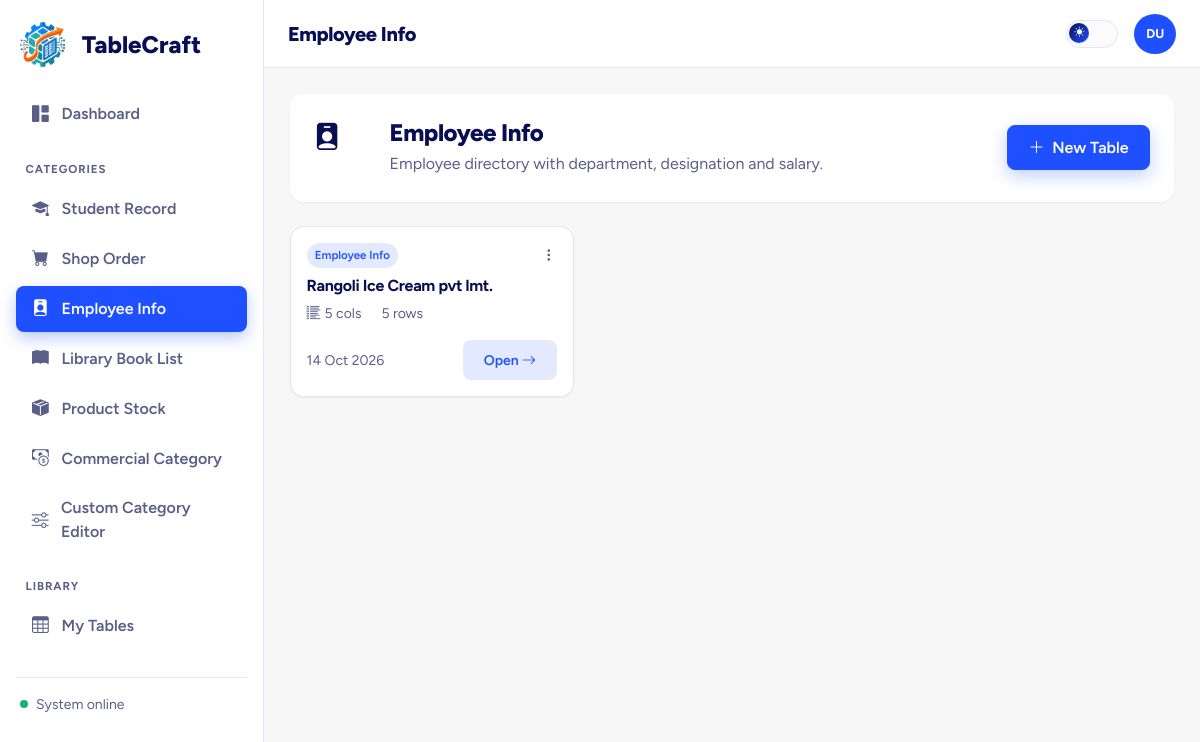
Screenshot of /categories/employee_info.php (signed in) with the database file from the repository.
### tables this page shows
CREATE TABLE IF NOT EXISTS `data_tables` (
  `id` int NOT NULL AUTO_INCREMENT,
  `user_id` int NOT NULL,
  `category` varchar(50) NOT NULL,
  `title` varchar(150) NOT NULL,
  `theme_mode` enum('bright','dark') DEFAULT 'bright',
  `accent_color` varchar(7) DEFAULT '#080E53',
  `font_family` varchar(50) DEFAULT 'Figtree',
  `is_commercial` tinyint(1) DEFAULT '0',
  `created_at` datetime DEFAULT CURRENT_TIMESTAMP,
  `updated_at` datetime DEFAULT CURRENT_TIMESTAMP ON UPDATE CURRENT_TIMESTAMP,
  PRIMARY KEY (`id`),
  KEY `user_id` (`user_id`)
);

### categories/employee_info.php (called while the page is built, shortened)
<?php
require_once __DIR__ . '/../config/db.php';
require __DIR__ . '/../includes/header.php';
$categoryKey = 'employee_info';
require __DIR__ . '/../includes/category_page_body.php';
require __DIR__ . '/../includes/footer.php';

### includes/category_page_body.php (the view, shortened to what this page needs)
<?php
$map = tc_category_map();
$cat = $map[$categoryKey];
$userId = $_SESSION['user_id'];
$stmt = mysqli_prepare($conn, 'SELECT id, title, theme_mode, accent_color, updated_at,
    (SELECT COUNT(*) FROM table_rows WHERE table_id = data_tables.id) AS row_count,
    (SELECT COUNT(*) FROM table_columns WHERE table_id = data_tables.id) AS col_count
    FROM data_tables WHERE user_id = ? AND category = ? ORDER BY updated_at DESC');
mysqli_stmt_bind_param($stmt, 'is', $userId, $categoryKey);
mysqli_stmt_execute($stmt);
$tables = mysqli_fetch_all(mysqli_stmt_get_result($stmt), MYSQLI_ASSOC);
?>
<div class="tc-card stagger-item p-4 mb-4" style="border:none; background:var(--surface);">
  <div class="d-flex flex-wrap align-items-center gap-3">
    <div class="icon-badge" style="width:60px;height:60px;font-size:1.7rem;margin-bottom:0;"><i class="bi <?= $cat['icon'] ?>"></i></div>
    <div class="flex-grow-1">
      <h4 class="fw-800 mb-1"><?= htmlspecialchars($cat['label']) ?></h4>
      <p class="text-soft mb-0"><?= htmlspecialchars($cat['desc']) ?></p>
    </div>
    <button class="btn btn-primary" data-bs-toggle="modal" data-bs-target="#newTableModal"><i class="bi bi-plus-lg me-1"></i> New Table</button>
  </div>
</div>
<?php if (empty($tables)): ?>
  <div class="tc-table-wrap">
    <div class="empty-state">
      <i class="bi <?= $cat['icon'] ?>"></i>
      <p class="fw-600 mb-1" style="color:var(--text)">No <?= htmlspecialchars(strtolower($cat['label'])) ?> tables yet</p>
      <p class="small mb-3">Default columns: <?= htmlspecialchars(implode(', ', array_map(function($c){ return $c['name']; }, $cat['columns']))) ?></p>
      <button class="btn btn-primary" data-bs-toggle="modal" data-bs-target="#newTableModal"><i class="bi bi-plus-lg me-1"></i> Create your first table</button>
    </div>
  </div>
<?php else: ?>
  <div class="row g-3">
    <?php $i = 0; foreach ($tables as $t): $i++; ?>
      <div class="col-md-6 col-xl-4">
        <div class="tc-card tc-elevate stagger-item p-3" style="animation-delay:<?= $i * 50 ?>ms">
          <div class="d-flex justify-content-between align-items-start mb-2">
            <span class="badge-category"><?= htmlspecialchars($cat['label']) ?></span>
            <div class="dropdown">
              <button class="btn btn-sm btn-link text-soft p-0" data-bs-toggle="dropdown"><i class="bi bi-three-dots-vertical"></i></button>
            </div>
          </div>
          <h6 class="fw-700 mb-2"><?= htmlspecialchars($t['title']) ?></h6>
          <div class="d-flex gap-3 text-soft small mb-3">
            <span><i class="bi bi-list-columns-reverse me-1"></i><?= (int)$t['col_count'] ?> cols</span>
            <span><i class="bi bi-rows me-1"></i><?= (int)$t['row_count'] ?> rows</span>
          </div>
          <div class="d-flex justify-content-between align-items-center">
            <span class="text-soft small"><?= date('d M Y', strtotime($t['updated_at'])) ?></span>
            <a href="../table_view.php?id=<?= $t['id'] ?>" class="btn btn-sm btn-soft">Open <i class="bi bi-arrow-right"></i></a>
          </div>
        </div>
      </div>
    <?php endforeach; ?>
  </div>
<?php endif; ?>

### assets/css/style.css (style rules this page uses)
:root { --navy: #080E53; --blue: #1F50FF; --blue-soft: rgba(31,80,255,.12); --mist: #F7F7F7; --white: #FFFFFF; --bg: var(--mist); --surface: var(--white); --surface-2: #FBFBFE; --text: var(--navy); --text-soft: #5A5F8A; --border: #E4E6F5; --accent: var(--blue); --accent-2: #4B74FF; --success: #17B26A; --danger: #E5484D; --warning: #F5A524; --shadow-sm: 0 1px 2px rgba(8,14,83,.06); --shadow-md: 0 8px 24px rgba(8,14,83,.08); --shadow-lg: 0 20px 48px rgba(8,14,83,.14); --radius-sm: 8px; --radius-md: 14px; --radius-lg: 22px; --font: 'Figtree', -apple-system, BlinkMacSystemFont, 'Segoe UI', sans-serif; }
* { box-sizing: border-box; }
html { scroll-behavior: smooth; }
body { font-family: var(--font); background: var(--bg); color: var(--text); transition: background .35s ease, color .35s ease; -webkit-font-smoothing: antialiased; }
a { color: var(--accent); text-decoration: none; }
h1,h2,h3,h4,h5,h6 { font-weight: 700; color: var(--text); letter-spacing: -.02em; }
.text-soft { color: var(--text-soft) !important; }
.fw-800 { font-weight: 800; }
.btn { font-family: var(--font); font-weight: 600; border-radius: var(--radius-sm); padding: .6rem 1.3rem; transition: transform .15s ease, box-shadow .15s ease, background .2s ease; }
.btn-primary { background: var(--accent); border-color: var(--accent); box-shadow: 0 6px 18px rgba(31,80,255,.28); }
.btn-soft { background: var(--blue-soft); color: var(--accent); border:none; font-weight:600; }
.tc-card { background: var(--surface); border:1px solid var(--border); border-radius: var(--radius-md); box-shadow: var(--shadow-sm); transition: transform .25s ease, box-shadow .25s ease, border-color .25s ease; }
.stagger-item { opacity:0; animation: fadeSlideUp .55s cubic-bezier(.2,.8,.2,1) forwards; }
.badge-category { font-weight:600; padding:.35em .7em; border-radius:20px; font-size:.72rem; background: var(--blue-soft); color: var(--accent); }

### rows the page displays
data_tables: title "Rangoli Ice Cream pvt lmt.", col_count "5", row_count "5", updated_at "14 Oct 2026"

### other values shown
$item['label'] "Dashboard"
$item['label'] "Student Record"
$item['label'] "Shop Order"
$item['label'] "Employee Info"
$item['label'] "Library Book List"
$item['label'] "Product Stock"
$item['label'] "Commercial Category"
$item['label'] "Custom Category Editor"
$pageTitle "Employee Info"
$initials "DU"
$cat['label'] "Employee Info"
$cat['desc'] "Employee directory with department, designation and salary."
